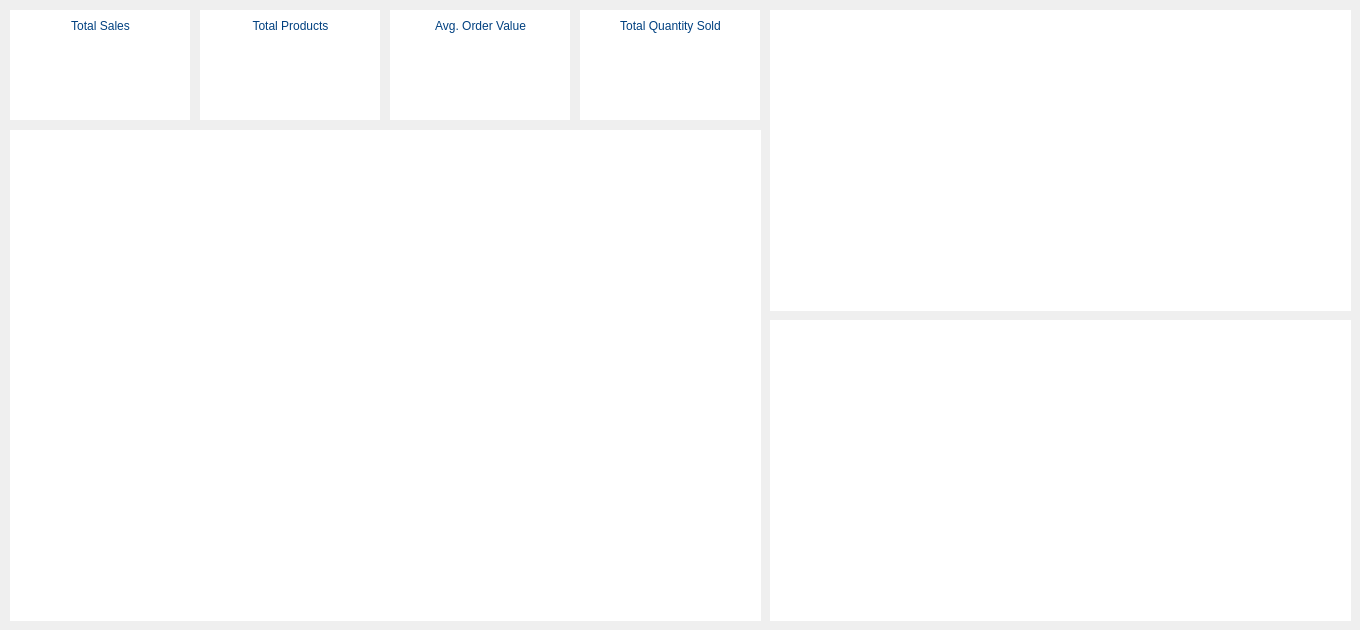
    <widget class="QWidget" name="tab_6">
     <attribute name="title">
      <string>Products Statistics</string>
     </attribute>
     <widget class="QWidget" name="widget_17" native="true">
      <property name="geometry">
       <rect>
        <x>580</x>
        <y>10</y>
        <width>180</width>
        <height>110</height>
       </rect>
      </property>
      <property name="styleSheet">
       <string notr="true">background-color: rgb(255, 255, 255);</string>
      </property>
      <widget class="QLabel" name="label_66">
       <property name="geometry">
        <rect>
         <x>10</x>
         <y>0</y>
         <width>161</width>
         <height>31</height>
        </rect>
       </property>
       <property name="styleSheet">
        <string notr="true">font: 81 8pt &quot;Rockwell Extra Bold&quot;;
color: rgb(0, 64, 128);</string>
       </property>
       <property name="text">
        <string>Total Quantity Sold</string>
       </property>
       <property name="alignment">
        <set>Qt::AlignCenter</set>
       </property>
      </widget>
      <widget class="QLabel" name="label_total_quantity_sold">
       <property name="geometry">
        <rect>
         <x>10</x>
         <y>30</y>
         <width>161</width>
         <height>71</height>
        </rect>
       </property>
       <property name="font">
        <font>
         <family>MS Shell Dlg 2</family>
         <pointsize>30</pointsize>
         <weight>75</weight>
         <italic>false</italic>
         <bold>true</bold>
        </font>
       </property>
       <property name="styleSheet">
        <string notr="true">color: rgb(0, 64, 128);</string>
       </property>
       <property name="text">
        <string/>
       </property>
       <property name="alignment">
        <set>Qt::AlignCenter</set>
       </property>
      </widget>
     </widget>
     <widget class="QWidget" name="widget_18" native="true">
      <property name="geometry">
       <rect>
        <x>10</x>
        <y>10</y>
        <width>180</width>
        <height>110</height>
       </rect>
      </property>
      <property name="styleSheet">
       <string notr="true">background-color: rgb(255, 255, 255);</string>
      </property>
      <widget class="QLabel" name="label_67">
       <property name="geometry">
        <rect>
         <x>10</x>
         <y>0</y>
         <width>161</width>
         <height>31</height>
        </rect>
       </property>
       <property name="styleSheet">
        <string notr="true">font: 81 8pt &quot;Rockwell Extra Bold&quot;;
color: rgb(0, 64, 128);</string>
       </property>
       <property name="text">
        <string>Total Sales</string>
       </property>
       <property name="alignment">
        <set>Qt::AlignCenter</set>
       </property>
      </widget>
      <widget class="QLabel" name="label_totalsales_products">
       <property name="geometry">
        <rect>
         <x>10</x>
         <y>30</y>
         <width>161</width>
         <height>71</height>
        </rect>
       </property>
       <property name="font">
        <font>
         <family>MS Shell Dlg 2</family>
         <pointsize>30</pointsize>
         <weight>75</weight>
         <italic>false</italic>
         <bold>true</bold>
        </font>
       </property>
       <property name="styleSheet">
        <string notr="true">color: rgb(0, 64, 128);</string>
       </property>
       <property name="text">
        <string/>
       </property>
       <property name="alignment">
        <set>Qt::AlignCenter</set>
       </property>
      </widget>
     </widget>
     <widget class="QWidget" name="widget_19" native="true">
      <property name="geometry">
       <rect>
        <x>200</x>
        <y>10</y>
        <width>180</width>
        <height>110</height>
       </rect>
      </property>
      <property name="styleSheet">
       <string notr="true">background-color: rgb(255, 255, 255);</string>
      </property>
      <widget class="QLabel" name="label_68">
       <property name="geometry">
        <rect>
         <x>30</x>
         <y>0</y>
         <width>121</width>
         <height>31</height>
        </rect>
       </property>
       <property name="styleSheet">
        <string notr="true">font: 81 8pt &quot;Rockwell Extra Bold&quot;;
color: rgb(0, 64, 128);</string>
       </property>
       <property name="text">
        <string>Total Products</string>
       </property>
       <property name="alignment">
        <set>Qt::AlignCenter</set>
       </property>
      </widget>
      <widget class="QLabel" name="label_totalproducts">
       <property name="geometry">
        <rect>
         <x>10</x>
         <y>30</y>
         <width>161</width>
         <height>71</height>
        </rect>
       </property>
       <property name="font">
        <font>
         <family>MS Shell Dlg 2</family>
         <pointsize>30</pointsize>
         <weight>75</weight>
         <italic>false</italic>
         <bold>true</bold>
        </font>
       </property>
       <property name="styleSheet">
        <string notr="true">color: rgb(0, 64, 128);</string>
       </property>
       <property name="text">
        <string/>
       </property>
       <property name="alignment">
        <set>Qt::AlignCenter</set>
       </property>
      </widget>
     </widget>
     <widget class="QWidget" name="widget_20" native="true">
      <property name="geometry">
       <rect>
        <x>390</x>
        <y>10</y>
        <width>180</width>
        <height>110</height>
       </rect>
      </property>
      <property name="styleSheet">
       <string notr="true">background-color: rgb(255, 255, 255);</string>
      </property>
      <widget class="QLabel" name="label_69">
       <property name="geometry">
        <rect>
         <x>10</x>
         <y>0</y>
         <width>161</width>
         <height>31</height>
        </rect>
       </property>
       <property name="styleSheet">
        <string notr="true">font: 81 8pt &quot;Rockwell Extra Bold&quot;;
color: rgb(0, 64, 128);</string>
       </property>
       <property name="text">
        <string>Avg. Order Value</string>
       </property>
       <property name="alignment">
        <set>Qt::AlignCenter</set>
       </property>
      </widget>
      <widget class="QLabel" name="label_avg_order_value">
       <property name="geometry">
        <rect>
         <x>10</x>
         <y>30</y>
         <width>161</width>
         <height>71</height>
        </rect>
       </property>
       <property name="font">
        <font>
         <family>MS Shell Dlg 2</family>
         <pointsize>30</pointsize>
         <weight>75</weight>
         <italic>false</italic>
         <bold>true</bold>
        </font>
       </property>
       <property name="styleSheet">
        <string notr="true">color: rgb(0, 64, 128);</string>
       </property>
       <property name="text">
        <string/>
       </property>
       <property name="alignment">
        <set>Qt::AlignCenter</set>
       </property>
      </widget>
     </widget>
     <widget class="QWidget" name="widget_21" native="true">
      <property name="geometry">
       <rect>
        <x>10</x>
        <y>130</y>
        <width>751</width>
        <height>491</height>
       </rect>
      </property>
      <property name="styleSheet">
       <string notr="true">background-color: rgb(255, 255, 255);</string>
      </property>
      <widget class="QWidget" name="layoutWidget">
       <property name="geometry">
        <rect>
         <x>10</x>
         <y>10</y>
         <width>731</width>
         <height>461</height>
        </rect>
       </property>
       <layout class="QVBoxLayout" name="verticalLayout_2">
        <item>
         <layout class="QVBoxLayout" name="layout_productcategory"/>
        </item>
        <item>
         <layout class="QVBoxLayout" name="layout_subcategory"/>
        </item>
       </layout>
      </widget>
     </widget>
     <widget class="QWidget" name="widget_22" native="true">
      <property name="geometry">
       <rect>
        <x>770</x>
        <y>10</y>
        <width>581</width>
        <height>301</height>
       </rect>
      </property>
      <property name="styleSheet">
       <string notr="true">background-color: rgb(255, 255, 255);</string>
      </property>
      <widget class="QWidget" name="verticalLayoutWidget_11">
       <property name="geometry">
        <rect>
         <x>10</x>
         <y>10</y>
         <width>561</width>
         <height>281</height>
        </rect>
       </property>
       <layout class="QVBoxLayout" name="layout_topbysales"/>
      </widget>
     </widget>
     <widget class="QWidget" name="widget_23" native="true">
      <property name="geometry">
       <rect>
        <x>770</x>
        <y>320</y>
        <width>581</width>
        <height>301</height>
       </rect>
      </property>
      <property name="styleSheet">
       <string notr="true">background-color: rgb(255, 255, 255);</string>
      </property>
      <widget class="QWidget" name="verticalLayoutWidget_12">
       <property name="geometry">
        <rect>
         <x>10</x>
         <y>10</y>
         <width>561</width>
         <height>281</height>
        </rect>
       </property>
       <layout class="QVBoxLayout" name="layout_topbyorders"/>
      </widget>
     </widget>
    </widget>
